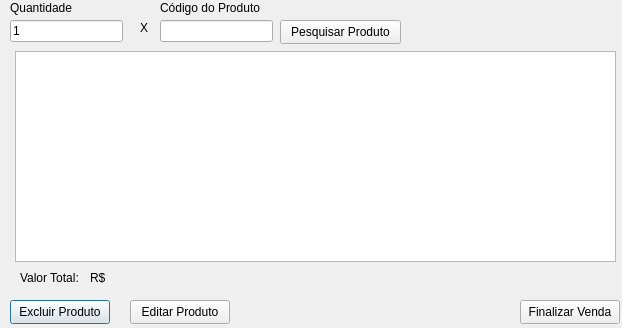
<?xml version="1.0" encoding="UTF-8"?>
<ui version="4.0">
 <class>VENDER</class>
 <widget class="QDialog" name="VENDER">
  <property name="geometry">
   <rect>
    <x>0</x>
    <y>0</y>
    <width>622</width>
    <height>328</height>
   </rect>
  </property>
  <property name="windowTitle">
   <string>Dialog</string>
  </property>
  <widget class="QLineEdit" name="txt_qtde">
   <property name="geometry">
    <rect>
     <x>10</x>
     <y>20</y>
     <width>113</width>
     <height>22</height>
    </rect>
   </property>
   <property name="text">
    <string>1</string>
   </property>
  </widget>
  <widget class="QLineEdit" name="txt_codprod">
   <property name="geometry">
    <rect>
     <x>160</x>
     <y>20</y>
     <width>113</width>
     <height>22</height>
    </rect>
   </property>
  </widget>
  <widget class="QTableWidget" name="tw_listprodutos">
   <property name="geometry">
    <rect>
     <x>15</x>
     <y>51</y>
     <width>601</width>
     <height>211</height>
    </rect>
   </property>
  </widget>
  <widget class="QLabel" name="label">
   <property name="geometry">
    <rect>
     <x>10</x>
     <y>0</y>
     <width>71</width>
     <height>16</height>
    </rect>
   </property>
   <property name="text">
    <string>Quantidade</string>
   </property>
  </widget>
  <widget class="QLabel" name="label_2">
   <property name="geometry">
    <rect>
     <x>140</x>
     <y>20</y>
     <width>49</width>
     <height>16</height>
    </rect>
   </property>
   <property name="text">
    <string>X</string>
   </property>
  </widget>
  <widget class="QLabel" name="label_3">
   <property name="geometry">
    <rect>
     <x>160</x>
     <y>0</y>
     <width>111</width>
     <height>16</height>
    </rect>
   </property>
   <property name="text">
    <string>Código do Produto</string>
   </property>
  </widget>
  <widget class="QLabel" name="label_4">
   <property name="geometry">
    <rect>
     <x>20</x>
     <y>270</y>
     <width>91</width>
     <height>16</height>
    </rect>
   </property>
   <property name="text">
    <string>Valor Total:</string>
   </property>
  </widget>
  <widget class="QLabel" name="lb_totalvendas">
   <property name="geometry">
    <rect>
     <x>90</x>
     <y>270</y>
     <width>49</width>
     <height>16</height>
    </rect>
   </property>
   <property name="text">
    <string>R$</string>
   </property>
  </widget>
  <widget class="QPushButton" name="btn_excluirprod">
   <property name="geometry">
    <rect>
     <x>10</x>
     <y>300</y>
     <width>100</width>
     <height>24</height>
    </rect>
   </property>
   <property name="text">
    <string>Excluir Produto</string>
   </property>
  </widget>
  <widget class="QPushButton" name="btn_editarprod">
   <property name="geometry">
    <rect>
     <x>130</x>
     <y>300</y>
     <width>100</width>
     <height>24</height>
    </rect>
   </property>
   <property name="text">
    <string>Editar Produto</string>
   </property>
  </widget>
  <widget class="QPushButton" name="btn_finalizarvendas">
   <property name="geometry">
    <rect>
     <x>520</x>
     <y>300</y>
     <width>100</width>
     <height>24</height>
    </rect>
   </property>
   <property name="text">
    <string>Finalizar Venda</string>
   </property>
  </widget>
  <widget class="QPushButton" name="pushButton_4">
   <property name="geometry">
    <rect>
     <x>280</x>
     <y>20</y>
     <width>121</width>
     <height>24</height>
    </rect>
   </property>
   <property name="text">
    <string>Pesquisar Produto</string>
   </property>
  </widget>
 </widget>
 <resources/>
 <connections/>
</ui>
